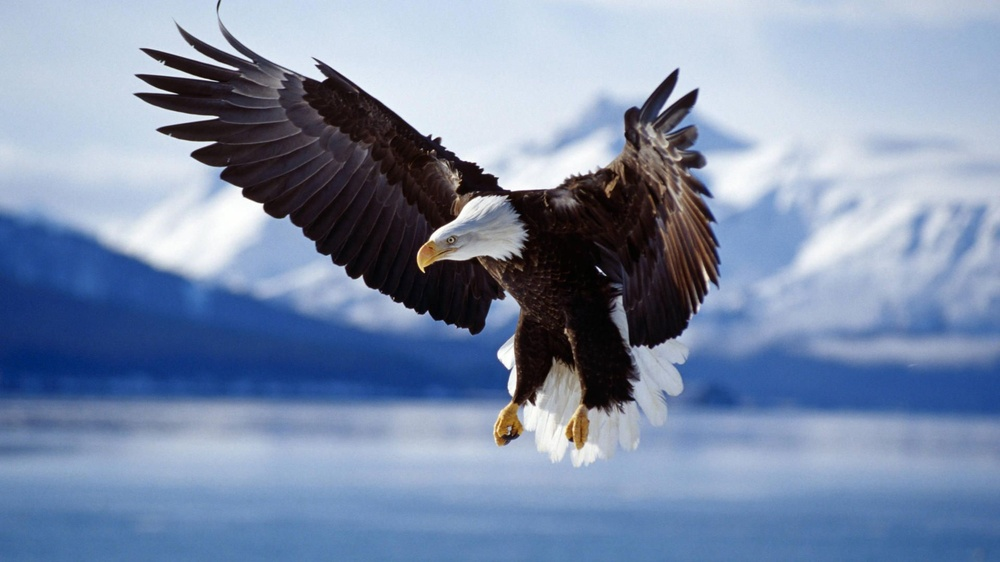
#> input picture images/eagle.jpg, 1000 x 562 px, shrunk from 1920 x 1080 before the run, given in place of eagle.jpeg, which was not available
$ python Simple_Filtering.py
#> lines starting #> are read from the running program, lines starting #| are printed output that depends on the picture; after the words box and inside, x2 and y2 are one past the last pixel; in counts of white or black regions, pixels touching at a corner belong together; pictures that were not available may be replaced by others from this repository, and a replacement may not be noted
# File: Simple_Filtering.py
# Description: Example on simple filtering for edge detection
# Environment: PyCharm and Anaconda environment
#
# MIT License
# Copyright (c) 2018 Valentyn N Sichkar
# github.com/sichkar-valentyn
#
# Reference to:
# Valentyn N Sichkar. Image processing in Python // GitHub platform. DOI: 10.5281/zenodo.1343603


# Input RGB image and implementing simple filtering

# Importing needed libraries
import numpy as np
from PIL import Image
import matplotlib.pyplot as plt

# Creating an array from image data
input_image = Image.open("images/eagle.jpeg")
#> input_image is the input picture: PIL image 1000x562 RGB; mean R, G, B 125, 141.4, 169.7
image_np = np.array(input_image)

# Checking the type of the array
print(type(image_np))  # <class 'numpy.ndarray'>
#| <class 'numpy.ndarray'>
# Checking the shape of the array
print(image_np.shape)  # (270, 480, 3)
#| (562, 1000, 3)

# Showing image with every channel separately
channel_0 = image_np[:, :, 0]
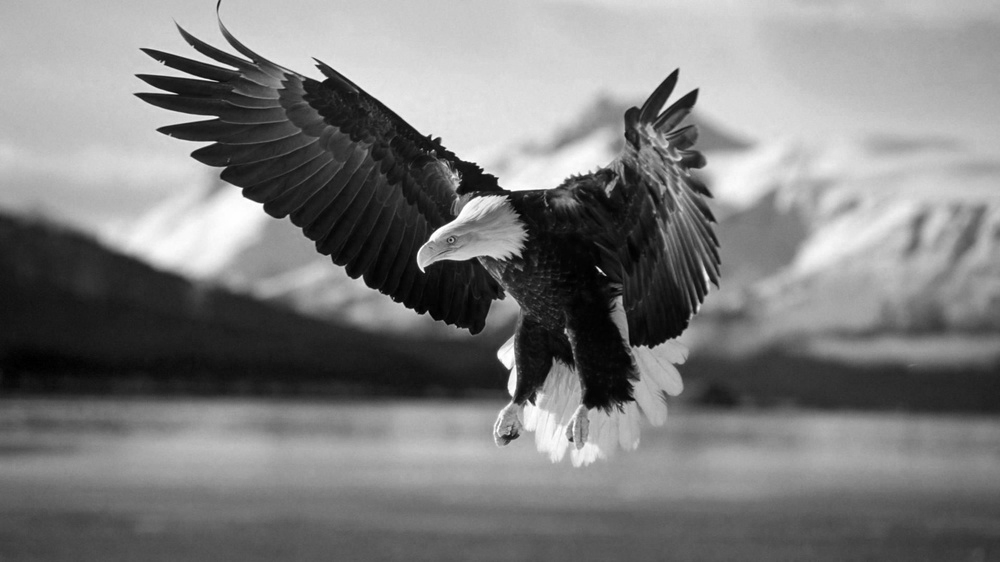
#> channel_0: shape (562, 1000); min 0, max 255, mean 125
channel_1 = image_np[:, :, 1]
channel_2 = image_np[:, :, 2]
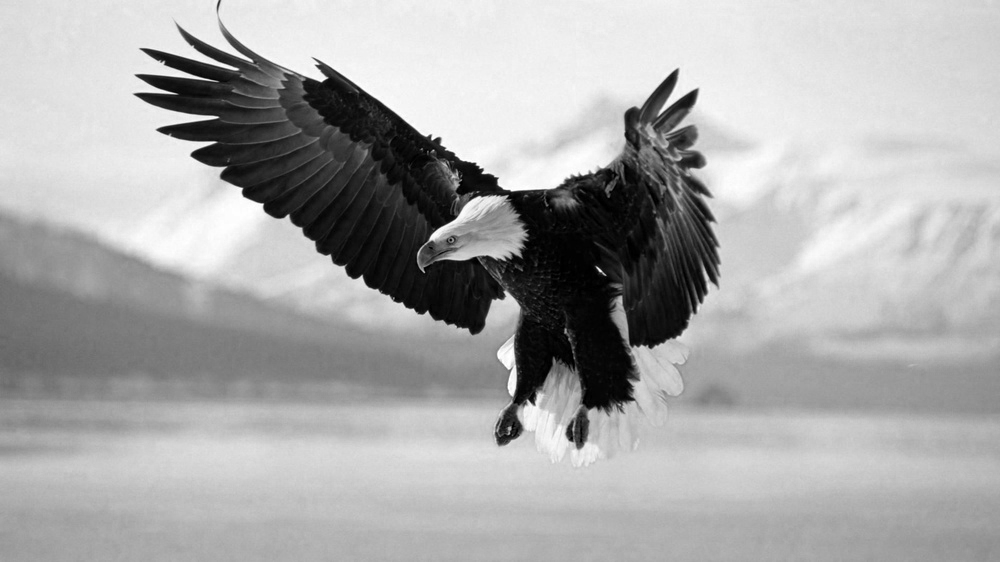
#> channel_2: shape (562, 1000); min 0, max 255, mean 169.7

# Checking if all channels are different
print(np.array_equal(channel_0, channel_1))  # False
#| False
print(np.array_equal(channel_1, channel_2))  # False
#| False

# Creating a figure with subplots
f, ax = plt.subplots(nrows=2, ncols=2)
# ax is (2, 2) np array and to make it easier to read we use 'flatten' function
# Or we can call each time ax[0, 0]
ax0, ax1, ax2, ax3 = ax.flatten()

# Adjusting first subplot
ax0.imshow(channel_0, cmap=plt.get_cmap('Reds'))
ax0.set_xlabel('')
ax0.set_ylabel('')
ax0.set_title('First channel')

# Adjusting second subplot
ax1.imshow(channel_1, cmap=plt.get_cmap('Greens'))
ax1.set_xlabel('')
ax1.set_ylabel('')
ax1.set_title('Second channel')

# Adjusting third subplot
ax2.imshow(channel_2, cmap=plt.get_cmap('Blues'))
ax2.set_xlabel('')
ax2.set_ylabel('')
ax2.set_title('Third channel')

# Adjusting fourth subplot
ax3.imshow(image_np)
ax3.set_xlabel('')
ax3.set_ylabel('')
ax3.set_title('Original image')

# Function to make distance between figures
plt.tight_layout()
# Giving the name to the window with figure
f.canvas.set_window_title('GreyScaled image with three identical channels')
# Showing the plots
plt.show()

# Preparing image for Edge detection
# Converting RGB image into GrayScale image
# Using formula:
# Y' = 0.299 R + 0.587 G + 0.114 B
image_GrayScale = image_np[:, :, 0] * 0.299 + image_np[:, :, 1] * 0.587 + image_np[:, :, 2] * 0.114
# Checking the type of the array
print(type(image_GrayScale))  # <class 'numpy.ndarray'>
#| <class 'numpy.ndarray'>
# Checking the shape of the array
print(image_GrayScale.shape)  # (270, 480)
#| (562, 1000)
# Giving the name to the window with figure
plt.figure('GrayScale image from RGB')
# Showing the image by using obtained array
plt.imshow(image_GrayScale, cmap=plt.get_cmap('gray'))
plt.show()

# Applying to the GrayScale image Pad frame with zero values
# Using NumPy method 'pad'
GrayScale_image_with_pad = np.pad(image_GrayScale, (1, 1), mode='constant', constant_values=0)
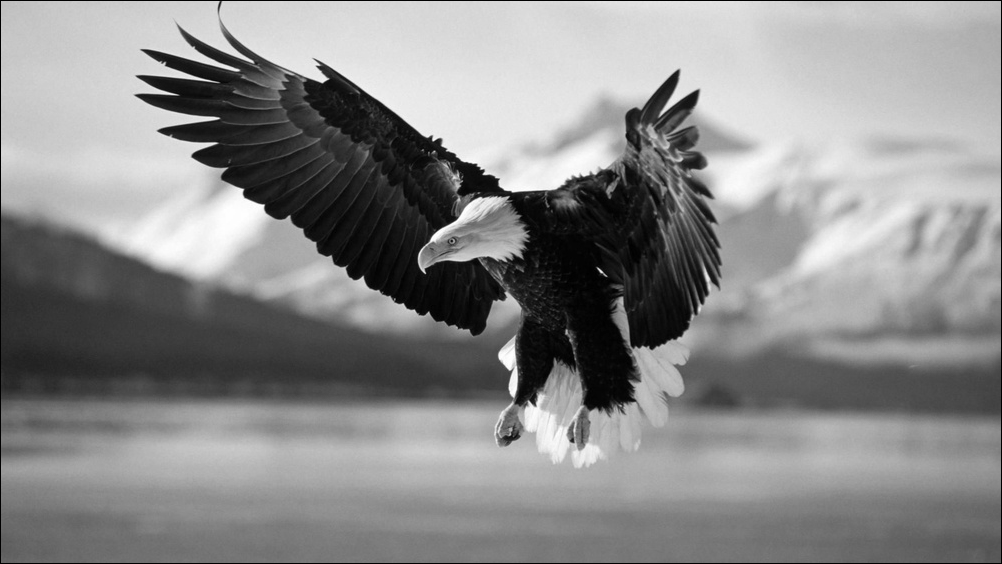
#> GrayScale_image_with_pad: shape (564, 1002) float64; min 0, max 255, mean 138.9
# Checking the shape
print(GrayScale_image_with_pad.shape)  # (272, 482)
#| (564, 1002)

# Preparing image for convolution
# In order to get filtered image (convolved input image) in the same size, it is needed to set Hyperparameters
# Filter (kernel) size, K_size = 3
# Step for sliding (stride), Step = 1
# Processing edges (zero valued frame around image), Pad = 1
# Consequently, output image size is (width and height are the same):
# Width_Out = (Width_In - K_size + 2*Pad)/Step + 1
# Imagine, that input image is 5x5 spatial size (width and height), then output image:
# Width_Out = (5 - 3 + 2*1)/1 + 1 = 5, and this is equal to input image

# Preparing zero valued output arrays for filtered images (convolved images)
# The shape is the same with input image according to the chosen Hyperparameters
# For three filters for Edge detection and implementing it only for one GrayScale channel
output_image_1 = np.zeros(image_GrayScale.shape)
output_image_2 = np.zeros(image_GrayScale.shape)
output_image_3 = np.zeros(image_GrayScale.shape)

# Declaring standard filters (kernel) with size 3x3 for edge detection
filter_1 = np.array([[1, 0, -1], [0, 0, 0], [-1, 0, 1]])
filter_2 = np.array([[0, 1, 0], [1, -4, 1], [0, 1, 0]])
filter_3 = np.array([[-1, -1, -1], [-1, 8, -1], [-1, -1, -1]])
# Checking the shape
print(filter_1.shape, filter_2.shape, filter_3.shape)
# ((3, 3) (3, 3) (3, 3)


# In order to prevent appearing values that are less than -1
# Following function is declared
def relu(array):
    # Preparing array for output result
    r = np.zeros_like(array)
    # Using 'np.where' setting condition that every element in 'array' has to be more than appropriate element in 'r'
    result = np.where(array > r, array, r)
    # Returning resulted array
    return result


# In order to prevent appearing values that are more than 255
# The following function is declared
def image_pixels(array):
    # Preparing array for output result
    # Creating an empty array
    r = np.empty(array.shape)
    # Filling array with 255 value for all elements
    r.fill(255)
    # Using 'np.where' setting condition that every element in 'array' has to be less than appropriate element in 'r'
    result = np.where(array < r, array, r)
    # Returning resulted array
    return result


# Implementing convolution operation for Edge detection for GrayScale image
# Going through all input image with pad frame
for i in range(GrayScale_image_with_pad.shape[0] - 2):
    for j in range(GrayScale_image_with_pad.shape[1] - 2):
        # Extracting 3x3 patch (the same size with filter) from input image with pad frame
        patch_from_input_image = GrayScale_image_with_pad[i:i+3, j:j+3]
        # Applying elementwise multiplication and summation - this is convolution operation
        # With filter_1
        output_image_1[i, j] = np.sum(patch_from_input_image * filter_1)
        # With filter_2
        output_image_2[i, j] = np.sum(patch_from_input_image * filter_2)
        # With filter_3
        output_image_3[i, j] = np.sum(patch_from_input_image * filter_3)
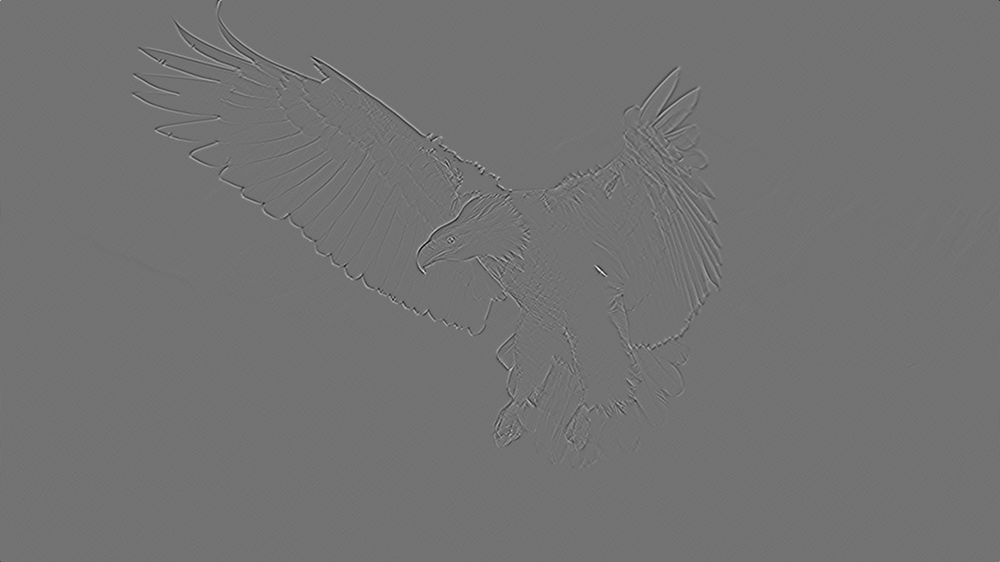
#> output_image_1: shape (562, 1000) float64; min -278.4, max 338.8, mean 0; drawn with min black and max white
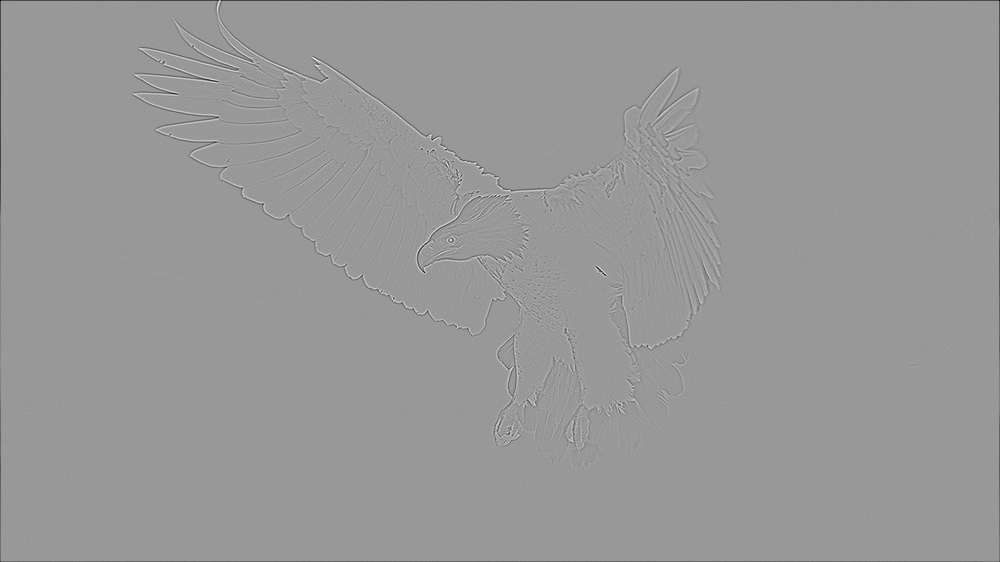
#> output_image_2: shape (562, 1000) float64; min -377.1, max 253.3, mean -0.8; drawn with min black and max white

# Applying 'relu' and 'image_pixels' function to get rid of negative values and that ones that more than 255
output_image_1 = image_pixels(relu(output_image_1))
#> in image_pixels, `r.fill(255)`: r: shape (562, 1000) float64; every value is 255
output_image_2 = image_pixels(relu(output_image_2))
#> in image_pixels (call 2), `r = np.empty(array.shape)`:
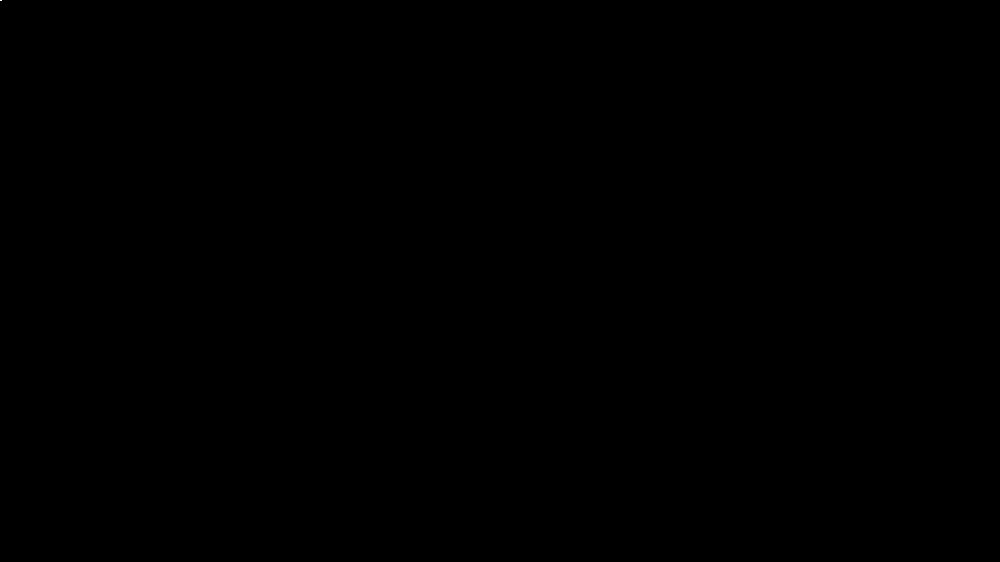
#> r: shape (562, 1000) float64; values 0 (black) and 6.9e-310 (white), 0% white in thin lines or dots, all inside (x1, y1, x2, y2) = (0, 0, 2, 1)
output_image_3 = image_pixels(relu(output_image_3))
#> in image_pixels (call 3), `result = np.where(array < r, array, r)`:
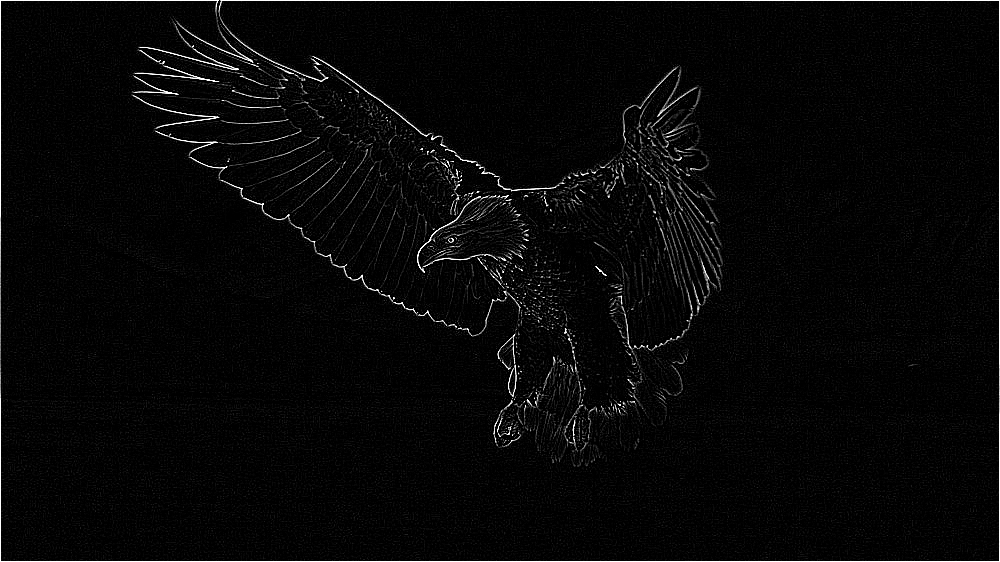
#> result: shape (562, 1000) float64; min 0, max 255, mean 7.8

# Showing results on the appropriate figures
figure_1, ax = plt.subplots(nrows=3, ncols=1)

# Adjusting first subplot
ax[0].imshow(output_image_1, cmap=plt.get_cmap('gray'))
ax[0].set_xlabel('')
ax[0].set_ylabel('')
ax[0].set_title('Edge #1')

# Adjusting second subplot
ax[1].imshow(output_image_2, cmap=plt.get_cmap('gray'))
ax[1].set_xlabel('')
ax[1].set_ylabel('')
ax[1].set_title('Edge #2')

# Adjusting third subplot
ax[2].imshow(output_image_3, cmap=plt.get_cmap('gray'))
ax[2].set_xlabel('')
ax[2].set_ylabel('')
ax[2].set_title('Edge #3')

# Function to make distance between figures
plt.tight_layout()
# Giving the name to the window with figure
figure_1.canvas.set_window_title('Convolution with filters (simple filtering)')
# Showing the plots
plt.show()
